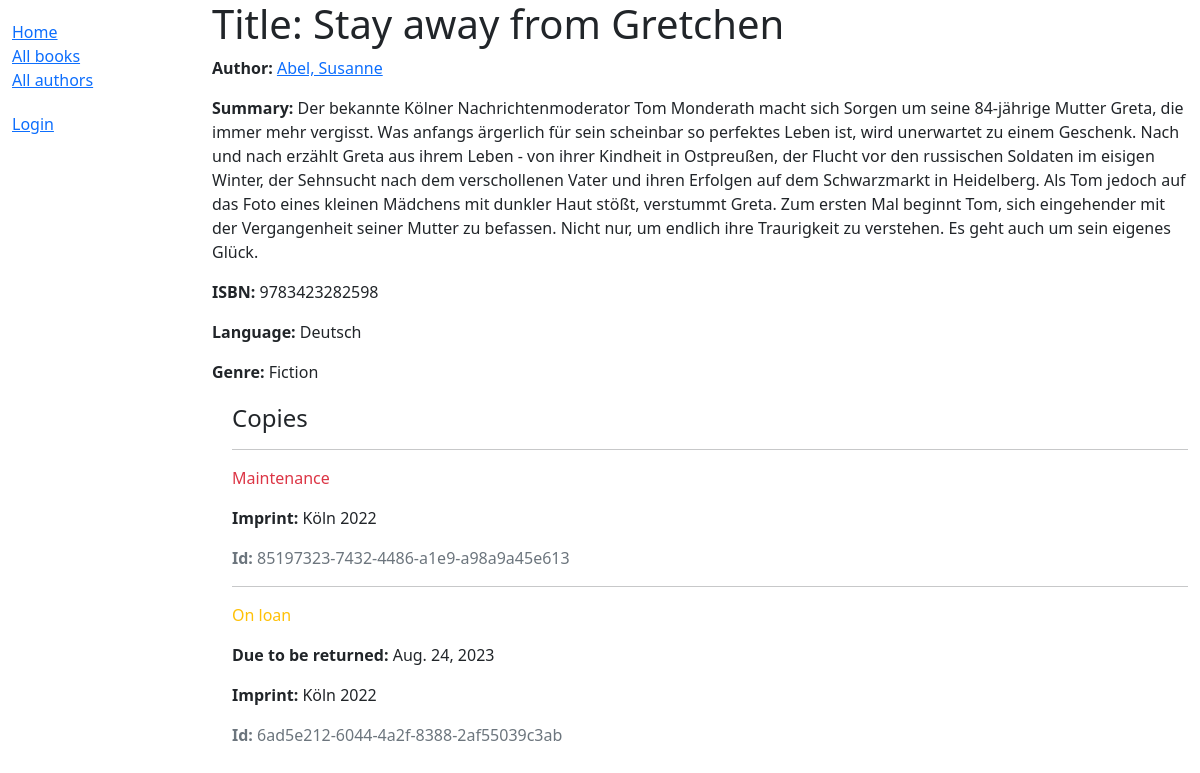
The page /catalog/book/1 on the database as committed earlier.
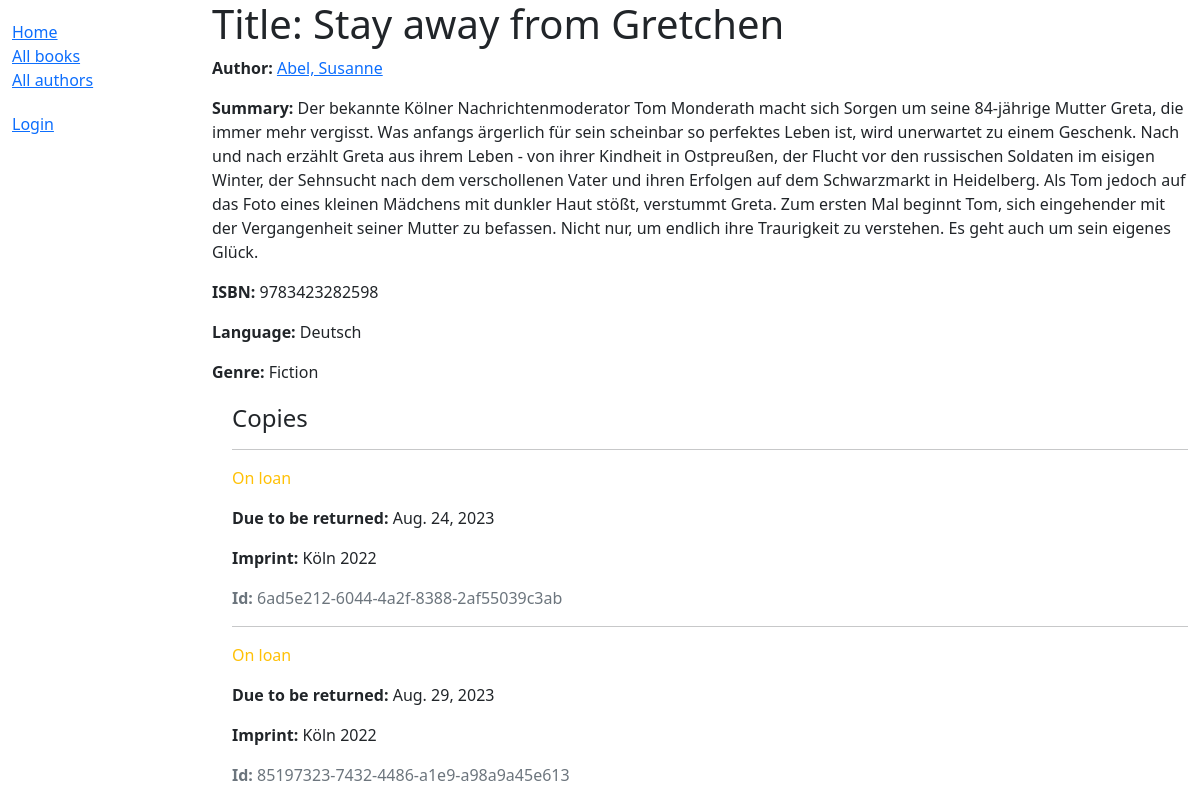
The same page on the database as committed later.
### catalog/models.py (models this page shows, shortened)
class Book(models.Model):
    title = models.CharField(max_length=200)
    author = models.ForeignKey('Author', on_delete=models.SET_NULL, null=True)
    summary = models.TextField(max_length=1000, help_text='Enter a brief description of the book')
    isbn = models.CharField('ISBN', max_length=13, unique=True,
                             help_text='13 Character <a href="https://www.isbn-international.org/content/what-isbn">ISBN number</a>')
    genre = models.ManyToManyField(Genre, help_text='Select a genre for this book')
    language = models.ForeignKey('Language', on_delete=models.SET_NULL, null=True)
    def display_genre(self):
        """Create a string for the Genre. This is required to display genre in Admin."""
        return ', '.join(genre.name for genre in self.genre.all()[:3])
    display_genre.short_description = 'Genre'

class Author(models.Model):
    first_name = models.CharField(max_length=100)
    last_name = models.CharField(max_length=100)
    date_of_birth = models.DateField(null=True, blank=True)
    date_of_death = models.DateField('Died', null=True, blank=True)
    class Meta:
        ordering = ['last_name', 'first_name']
    def get_absolute_url(self):
        return reverse('author-detail', args=[str(self.id)])
    def __str__(self):
        return f'{self.last_name}, {self.first_name}'

class Language(models.Model):
    name = models.CharField(max_length=200, help_text='Enter the book\'s natural language (e.g. English, Japanese, French, etc.)')
    def __str__(self):
        return self.name

class Genre(models.Model):
    name = models.CharField(max_length=200, help_text='Enter a book genre (e.g. Science Fiction)')
    def __str__(self):
        return self.name

class BookInstance(models.Model):
    id = models.UUIDField(primary_key=True, default=uuid.uuid4, help_text='Unique ID for this particular book across whole library')
    book = models.ForeignKey('Book', on_delete=models.RESTRICT, null=True)
    imprint = models.CharField(max_length=200)
    due_back = models.DateField(null=True, blank=True)
    borrower = models.ForeignKey(User, on_delete=models.SET_NULL, null=True, blank=True)
    LOAN_STATUS = (
        ('m', 'Maintenance'),
        ('o', 'On loan'),
        ('a', 'Available'),
        ('r', 'Reserved'),
    )
    status = models.CharField(
        max_length=1,
        choices=LOAN_STATUS,
        blank=True,
        default='m',
        help_text='Book availability',
    )
    class Meta:
        ordering = ['due_back']

### catalog/views.py (the view)
# urls.py: path('book/<int:pk>', views.BookDetailView.as_view(), name='book-detail'),
class BookDetailView(generic.DetailView):
    model = Book

### catalog/templates/catalog/book_detail.html
{% extends "base_generic.html" %}
{% block content %}
  <h1>Title: {{ book.title }}</h1>
  <p><strong>Author:</strong> <a href="{{ book.author.get_absolute_url }}">{{ book.author }}</a></p>
  <p><strong>Summary:</strong> {{ book.summary }}</p>
  <p><strong>ISBN:</strong> {{ book.isbn }}</p>
  <p><strong>Language:</strong> {{ book.language }}</p>
  <p><strong>Genre:</strong> {{ book.genre.all|join:", " }}</p>
  <div style="margin-left:20px;margin-top:20px">
    <h4>Copies</h4>
    {% for copy in book.bookinstance_set.all %}
      <hr />
      <p
        class="{% if copy.status == 'a' %}text-success{% elif copy.status == 'm' %}text-danger{% else %}text-warning{% endif %}">
        {{ copy.get_status_display }}
      </p>
      {% if copy.status == 'o' %}
        <p><strong>Due to be returned:</strong> {{ copy.due_back }}</p>
      {% endif %}
      <p><strong>Imprint:</strong> {{ copy.imprint }}</p>
      <p class="text-muted"><strong>Id:</strong> {{ copy.id }}</p>
    {% endfor %}
  </div>
{% endblock %}

### catalog/templates/base_generic.html (shortened to what this page needs)
<!DOCTYPE html>
<html lang="en">
  <head>
    <link
      href="https://cdn.jsdelivr.net/npm/bootstrap@5.1.3/dist/css/bootstrap.min.css"
      rel="stylesheet"
    />
    {% load static %}
    <link rel="stylesheet" href="{% static 'css/styles.css' %}" />
  </head>
  <body>
    <div class="container-fluid">
      <div class="row">
        <div class="col-sm-2">
          {% block sidebar %}
          <ul class="sidebar-nav">
            <li><a href="{% url 'index' %}">Home</a></li>
            <li><a href="{% url 'books' %}">All books</a></li>
            <li><a href="{% url 'authors' %}">All authors</a></li>
          </ul>
          <ul class="sidebar-nav">
          {% if user.is_authenticated %}
          <li>User: {{ user.get_username }}</li>
          <li><a href="{% url 'my-borrowed' %}">My Borrowed</a></li>
          <li><a href="{% url 'logout' %}?next={{ request.path }}">Logout</a></li>
          {% else %}
            <li><a href="{% url 'login' %}?next={{ request.path }}">Login</a></li>
          {% endif %}
          </ul>
          {% endblock %}
        </div>
        <div class="col-sm-10">
          {% block content %}{% endblock %}
        </div>
      </div>
    </div>
  </body>
</html>

### catalog/static/css/styles.css (style rules this page uses)
.sidebar-nav { margin-top: 20px; padding: 0; list-style: none; }

Rows that differ between the two databases and show on the page:
shown differently, row unchanged: BookInstance "Aug. 24, 2023": moves up the list
changed BookInstance: status "Maintenance" → "On loan"; due_back (not shown) → "Aug. 29, 2023"
